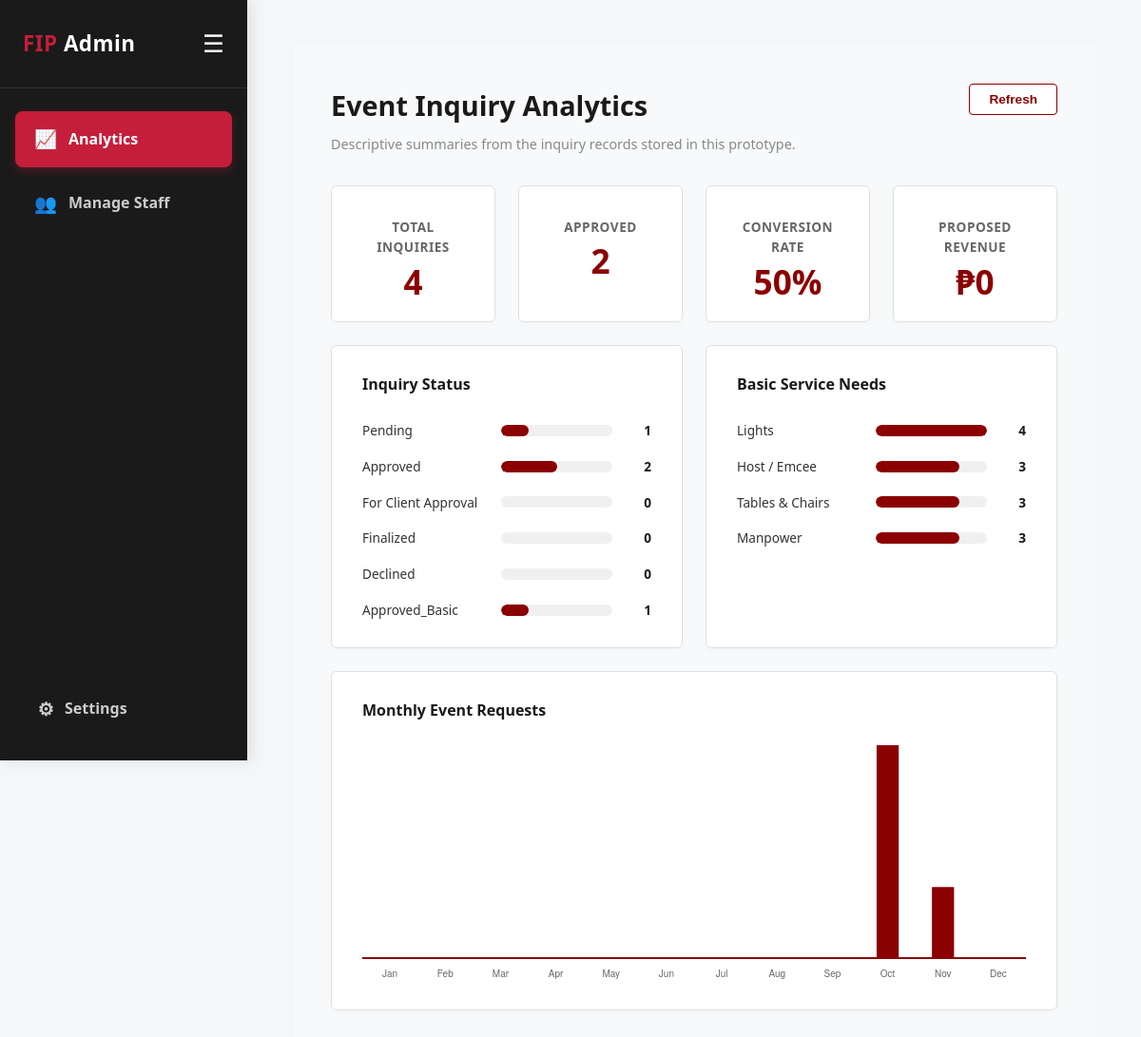
/analytics (signed in), run on the app's committed database.
### tables this page shows
CREATE TABLE inquiries (
            id              INTEGER PRIMARY KEY AUTOINCREMENT,
            tracking_code   TEXT    UNIQUE NOT NULL,
            client_name     TEXT    NOT NULL,
            email           TEXT    NOT NULL,
            phone           TEXT    NOT NULL,
            event_type      TEXT    NOT NULL,
            event_date      TEXT    NOT NULL,
            event_time      TEXT    NOT NULL,
            venue           TEXT    NOT NULL,
            guest_count     INTEGER NOT NULL,
            details         TEXT,
            status          TEXT    NOT NULL DEFAULT 'Pending',
            created_at      TEXT    NOT NULL,
            updated_at      TEXT    NOT NULL
        , detailed_requirements TEXT, proposed_cost TEXT);

### app.py (the view)
@app.route("/admin/analytics")
@app.route("/analytics")
@login_required
@admin_required
def admin_analytics():
    db = get_db()
    total = db.execute("SELECT COUNT(*) FROM inquiries").fetchone()[0]
    approved = db.execute("SELECT COUNT(*) FROM inquiries WHERE status='Approved'").fetchone()[0]
    conversion_rate = f"{int((approved / total) * 100)}%" if total > 0 else "0%"
    proposed_revenue = "₱0"
    kpis = {
        "total": total,
        "approved": approved,
        "conversion_rate": conversion_rate,
        "proposed_revenue": proposed_revenue
    }
    status_counts = {
        "Pending": 0,
        "Approved": 0,
        "For Client Approval": 0,
        "Finalized": 0,
        "Declined": 0
    }
    rows = db.execute("SELECT status, COUNT(*) as cnt FROM inquiries GROUP BY status").fetchall()
    for r in rows:
        if r["status"] in status_counts:
            status_counts[r["status"]] = r["cnt"]
        else:
            status_counts[r["status"]] = r["cnt"]
    services = {
        "Lights": total,
        "Host / Emcee": max(0, total - 1),
        "Tables & Chairs": max(0, total - 1),
        "Manpower": max(0, total - 1)
    }
    months = ["Jan", "Feb", "Mar", "Apr", "May", "Jun", "Jul", "Aug", "Sep", "Oct", "Nov", "Dec"]
    monthly_data = [0] * 12
    month_rows = db.execute("SELECT strftime('%m', event_date) as m, COUNT(*) as cnt FROM inquiries GROUP BY m").fetchall()
    for r in month_rows:
        if r["m"]:
            idx = int(r["m"]) - 1
            monthly_data[idx] = r["cnt"]
    return render_template("admin_analytics.html",
                           active_tab="analytics",
                           kpis=kpis,
                           status_counts=status_counts,
                           services=services,
                           months=months,
                           monthly_data=monthly_data)

### app.py (called while the page is built)
def get_db():
    if "db" not in g:
        g.db = sqlite3.connect(DATABASE)
        g.db.row_factory = sqlite3.Row
        g.db.execute("PRAGMA journal_mode=WAL")
    return g.db

def login_required(f):
    @wraps(f)
    def decorated(*args, **kwargs):
        if "team_user_id" not in session and "user_id" not in session:
            flash("Please log in to access this page.", "error")
            return redirect(url_for("login"))
        return f(*args, **kwargs)
    return decorated

def admin_required(f):
    @wraps(f)
    def decorated(*args, **kwargs):
        if "team_user_id" not in session and "user_id" not in session:
            flash("Please log in to access this page.", "error")
            return redirect(url_for("login"))
        role = session.get("role") or session.get("team_role")
        if role != "admin":
            flash("Access denied. Admin privileges required.", "error")
            return redirect(url_for("staff_dashboard"))
        return f(*args, **kwargs)
    return decorated

### templates/admin_analytics.html (shortened to what this page needs)
{% extends "admin_base.html" %}
{% block content %}
        <div class="central-analytics-container">
            <div class="analytics-header">
                <div class="header-titles">
                    <h1 class="analytics-title">Event Inquiry Analytics</h1>
                    <p class="analytics-subtitle">Descriptive summaries from the inquiry records stored in this prototype.</p>
                </div>
                <div class="header-actions">
                    <button class="btn-refresh">Refresh</button>
                </div>
            </div>
            <div class="kpi-grid">
                <div class="kpi-card">
                    <span class="kpi-label">Total Inquiries</span>
                    <span class="kpi-value">{{ kpis.total }}</span>
                </div>
                <div class="kpi-card">
                    <span class="kpi-label">Approved</span>
                    <span class="kpi-value">{{ kpis.approved }}</span>
                </div>
                <div class="kpi-card">
                    <span class="kpi-label">Conversion Rate</span>
                    <span class="kpi-value">{{ kpis.conversion_rate }}</span>
                </div>
                <div class="kpi-card">
                    <span class="kpi-label">Proposed Revenue</span>
                    <span class="kpi-value">{{ kpis.proposed_revenue }}</span>
                </div>
            </div>
            <div class="metrics-grid">
                <div class="metrics-card">
                    <h3>Inquiry Status</h3>
                    {% for status, count in status_counts.items() %}
                    <div class="progress-row">
                        <span class="prog-label">{{ status }}</span>
                        <div class="prog-track">
                            <div class="prog-fill {% if count > 0 %}red{% endif %}" style="width: {{ (count / (kpis.total or 1)) * 100 }}%;"></div>
                        </div>
                        <span class="prog-val">{{ count }}</span>
                    </div>
                    {% endfor %}
                </div>
                <div class="metrics-card">
                    <h3>Basic Service Needs</h3>
                    {% for service, count in services.items() %}
                    <div class="progress-row">
                        <span class="prog-label">{{ service }}</span>
                        <div class="prog-track">
                            <div class="prog-fill {% if count > 0 %}red{% endif %}" style="width: {{ (count / (kpis.total or 1)) * 100 }}%;"></div>
                        </div>
                        <span class="prog-val">{{ count }}</span>
                    </div>
                    {% endfor %}
                </div>
            </div>
            <div class="chart-card">
                <h3>Monthly Event Requests</h3>
                <div class="chart-wrapper">
                    <canvas id="monthlyChart"></canvas>
                </div>
            </div>
        </div>
{% endblock %}
{% block scripts %}
    <script>
        // Initialize Chart.js Graph
        window.onload = function() {
            const ctx = document.getElementById('monthlyChart').getContext('2d');
            new Chart(ctx, {
                type: 'bar',
                data: {
                    labels: {{ months | tojson }},
                    datasets: [{
                        data: {{ monthly_data | tojson }},
                        backgroundColor: '#8B0000',
                        barPercentage: 0.5,
                        categoryPercentage: 0.8
                    }]
                },
                options: {
                    responsive: true,
                    maintainAspectRatio: false,
                    plugins: {
                        legend: { display: false } // Hides dataset label
                    },
                    scales: {
                        x: {
                            grid: { display: false }, // Hides vertical grid lines
                            border: { display: true, color: '#8B0000', width: 2 }, // Crimson bottom border
                            ticks: { font: { size: 10 }, color: '#666' }
                        },
                        y: {
                            display: false, // Hides the Y-axis entirely per minimalist requirement
                            beginAtZero: true,
                            suggestedMax: 3 // Adds breathing room above the tallest bar
                        }
                    }
                }
            });
        };
    </script>
{% endblock %}

### static/css/style.css (style rules this page uses)
*, *::before, *::after { margin: 0; padding: 0; box-sizing: border-box; }
html { scroll-behavior: smooth; }
body { font-family: 'Segoe UI', Tahoma, Geneva, Verdana, sans-serif; background-color: #f8f9fa; color: #2c2c2c; line-height: 1.6; min-height: 100vh; display: flex; flex-direction: column; }
.admin-body { background-color: #f4f6f8; margin: 0; padding: 0; }
.kpi-card { background: #fff; border: none; border-radius: 12px; padding: 1.75rem 2rem; text-align: center; min-width: 160px; flex: 1; max-width: 200px; box-shadow: 0 6px 16px rgba(0, 0, 0, 0.04); border-top: 4px solid #1a1a1a; text-decoration: none; color: inherit; display: block; cursor: pointer; transition: all 0.3s ease; }
.kpi-value { font-size: 2.4rem; font-weight: 800; color: #1a1a1a; line-height: 1.2; }
.kpi-label { font-size: 0.85rem; text-transform: uppercase; letter-spacing: 0.5px; color: #777; font-weight: 700; margin-top: 0.5rem; }
.chart-card { display: flex; flex-direction: column; }
.btn-refresh { border: 1px solid #C41E3A; color: #C41E3A; background: #fff; padding: 0.4rem 1.25rem; border-radius: 4px; font-weight: 600; font-size: 0.8rem; transition: all 0.2s ease; text-decoration: none; }
.central-analytics-container { background-color: #f8f9fa; padding: 2.5rem; font-family: 'Segoe UI', Tahoma, Geneva, Verdana, sans-serif; box-sizing: border-box; width: 100%; }
.analytics-header { display: flex; justify-content: space-between; align-items: flex-start; margin-bottom: 2rem; }
.analytics-title { color: #1a1a1a; font-size: 1.8rem; font-weight: 700; margin: 0 0 0.35rem 0; }
.analytics-subtitle { color: #888; font-size: 0.9rem; margin: 0; }
.btn-refresh { border: 1px solid #8B0000; color: #8B0000; background: #ffffff; padding: 0.5rem 1.25rem; border-radius: 4px; font-weight: 600; font-size: 0.85rem; cursor: pointer; transition: background-color 0.2s ease; }
.kpi-grid { display: grid; grid-template-columns: repeat(4, 1fr); gap: 1.5rem; margin-bottom: 1.5rem; }
.kpi-card { background: #ffffff; border: 1px solid #e0e0e0; border-radius: 6px; padding: 1.5rem 1.75rem; box-shadow: 0 2px 8px rgba(0,0,0,0.02); }
.kpi-label { display: block; color: #666; font-size: 0.85rem; margin-bottom: 0.5rem; }
.kpi-value { display: block; color: #8B0000; font-size: 2.2rem; font-weight: 700; line-height: 1; }
.metrics-grid { display: grid; grid-template-columns: 1fr 1fr; gap: 1.5rem; margin-bottom: 1.5rem; }
.metrics-card, .chart-card { background: #ffffff; border: 1px solid #e0e0e0; border-radius: 6px; padding: 1.75rem 2rem; box-shadow: 0 2px 8px rgba(0,0,0,0.02); }
.metrics-card h3, .chart-card h3 { font-size: 1rem; color: #1a1a1a; margin: 0 0 1.5rem 0; font-weight: 600; }
.progress-row { display: flex; align-items: center; gap: 1rem; margin-bottom: 1rem; }
.progress-row:last-child { margin-bottom: 0; }
.prog-label { width: 130px; font-size: 0.85rem; color: #333; font-weight: 500; }
.prog-track { flex: 1; background-color: #f0f0f0; height: 12px; border-radius: 6px; overflow: hidden; }
.prog-fill { height: 100%; border-radius: 6px; background-color: transparent; }
.prog-fill.red { background-color: #8B0000; }
.prog-val { width: 25px; text-align: right; font-size: 0.85rem; font-weight: 700; color: #1a1a1a; }
.chart-wrapper { height: 250px; width: 100%; }

### data on the page
inquiries: status "Approved", {{ (count / (kpis.total or 1)) * 100 }} 50.0 (drawn), id "2"

### other printed values
{{ kpis.total }} "4"
{{ kpis.approved }} "2"
{{ kpis.conversion_rate }} "50%"
{{ kpis.proposed_revenue }} "₱0"
{{ status }} "Pending" "For Client Approval" "Finalized" "Declined" "Approved_Basic"
{{ count }} "1" "0" "0" "0" "1"
{{ service }} "Lights" "Host / Emcee" "Tables & Chairs" "Manpower"
{{ count }} "4" "3" "3" "3"
chart data {{ months | tojson }} ["Jan", "Feb", "Mar", "Apr", "May", "Jun", "Jul", "Aug", "Sep", "Oct", "Nov", "Dec"]
chart data {{ monthly_data | tojson }} [0, 0, 0, 0, 0, 0, 0, 0, 0, 3, 1, 0]
